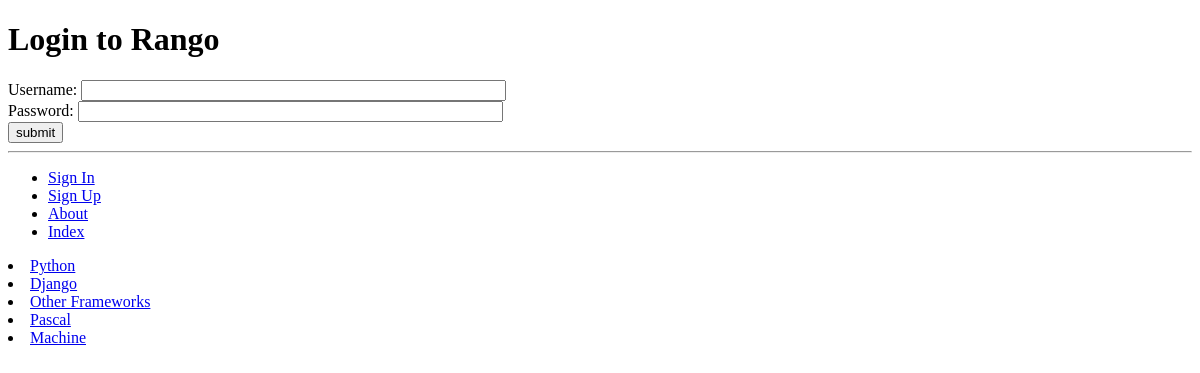
The app's page /rango/restricted/, older data.
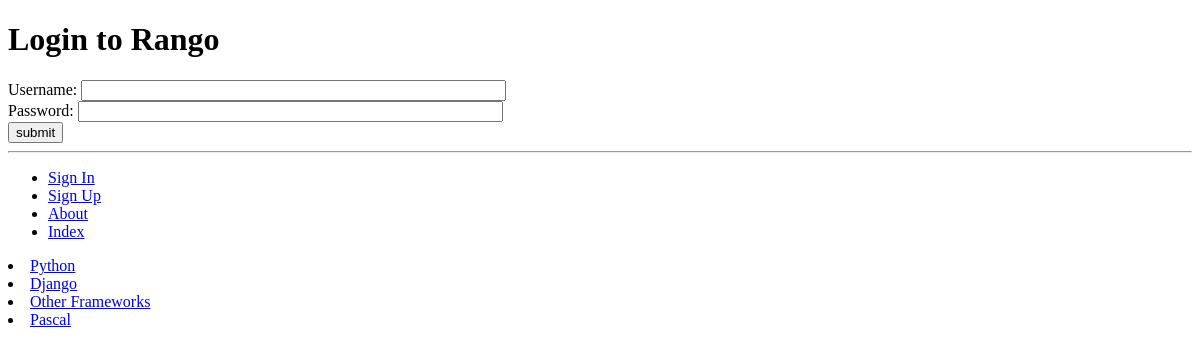
The same page, newer data.
### rango/models.py (models this page shows, shortened)
class Category(models.Model):
    name = models.CharField(max_length=128, unique=True)
    views = models.IntegerField(default=0)
    likes = models.IntegerField(default=0)
    slug = models.SlugField(blank=True)
    class Meta:
        verbose_name_plural = 'categories'

### rango/views.py (the view)
def restricted(request):
    if not request.user.is_authenticated():
        return render(request, 'rango/login.html', {})
    else:
        return HttpResponse("Since you're logged in, you can see this text!")

### rango/templatetags/rango_template_tags.py (called while the page is built)
@register.inclusion_tag('rango/cats.html')
def get_category_list(cat=None):
    return {'cats': Category.objects.all(),'act_cat': cat}

### templates/rango/login.html (shortened to what this page needs)
{% extends 'rango/base.html' %}
{% load staticfiles %}
{% block body_block %}
<h1>Login to Rango</h1>
<form id="login_form" method="post" action="{% url 'login' %}">
  Username: <input type="text" name="username" value="" size="50" />
  <br />
  Password: <input type="password" name="password" value="" size="50" />
  <br />
  <input type="submit" value="submit" />
</form>
{% endblock %}

### templates/rango/cats.html
{% for c in cats %}
  {% if c == act_cat %}
  <li>
    <strong>
      <a href="{% url 'show_category' c.slug %}">{{ c.name }}</a>
    </strong>
  </li>
  {% else %}
  <li>
    <a href="{% url 'show_category' c.slug %}">{{ c.name }}</a>
  </li>
  {% endif %}
{% endfor %}

Row changes from the older to the newer data that the page shows:
removed Category: name "Machine"
